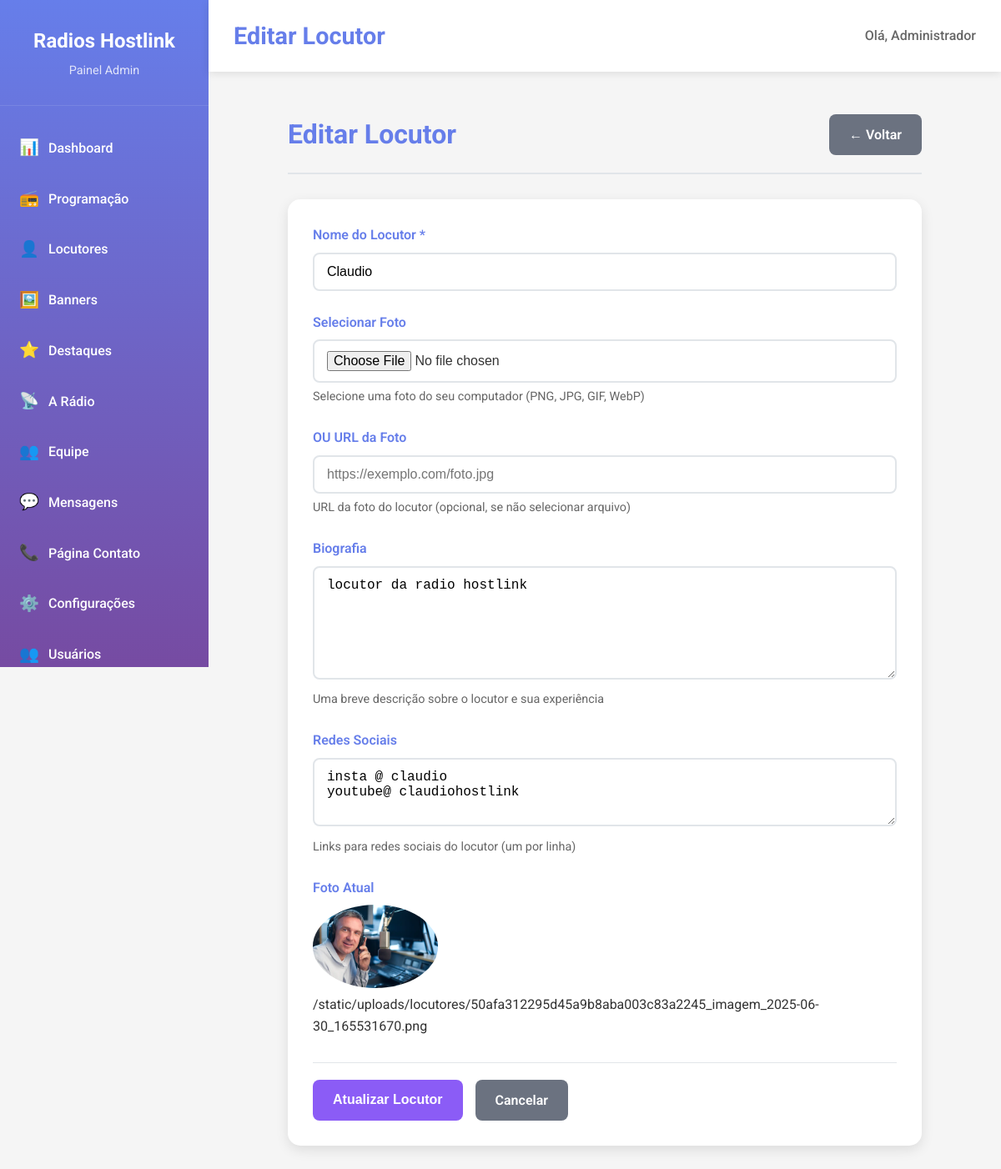
/admin/locutores/editar/1 (signed in), run on the app's committed database.
### app.py (models this page shows)
class Configuracao(db.Model):
    id = db.Column(db.Integer, primary_key=True)
    chave = db.Column(db.String(100), nullable=False)
    valor = db.Column(db.Text)
    criado_em = db.Column(db.DateTime, default=datetime.utcnow)

class Usuario(UserMixin, db.Model):
    id = db.Column(db.Integer, primary_key=True)
    nome = db.Column(db.String(100), nullable=False)
    email = db.Column(db.String(100), unique=True, nullable=False)
    senha = db.Column(db.String(255), nullable=False)
    nivel = db.Column(db.String(20), default='admin')
    criado_em = db.Column(db.DateTime, default=datetime.utcnow)

class Locutor(db.Model):
    id = db.Column(db.Integer, primary_key=True)
    nome = db.Column(db.String(100), nullable=False)
    foto = db.Column(db.String(255))
    bio = db.Column(db.Text)
    redes_sociais = db.Column(db.Text)
    criado_em = db.Column(db.DateTime, default=datetime.utcnow)

### app.py (the view, shortened to what this page needs)
@app.route('/admin/locutores/editar/<int:id>', methods=['GET', 'POST'])
@login_required
def admin_locutores_editar(id):
    config = get_site_config()
    locutor = Locutor.query.get_or_404(id)
    return render_template('admin/locutores_form.html', config=config, locutor=locutor)

### app.py (called while the page is built)
@login_manager.user_loader
def load_user(user_id):
    return Usuario.query.get(int(user_id))

### templates/admin/locutores_form.html (shortened to what this page needs)
{% extends "admin/base.html" %}
{% block page_title %}{% if locutor %}Editar Locutor{% else %}Adicionar Locutor{% endif %}{% endblock %}
{% block content %}
<div class="form-container">
    <div class="form-header">
        <h1>{% if locutor %}Editar Locutor{% else %}Adicionar Locutor{% endif %}</h1>
        <a href="{{ url_for('admin_locutores') }}" class="btn btn-secondary">
            ← Voltar
        </a>
    </div>
    <form method="POST" class="admin-form" enctype="multipart/form-data">
        <div class="form-group">
            <label for="nome">Nome do Locutor *</label>
            <input type="text" id="nome" name="nome" value="{{ locutor.nome if locutor else '' }}" required>
        </div>
        <div class="form-group">
            <label for="foto_arquivo">Selecionar Foto</label>
            <input type="file" id="foto_arquivo" name="foto_arquivo" accept="image/*">
            <small>Selecione uma foto do seu computador (PNG, JPG, GIF, WebP)</small>
        </div>
        <div class="form-group">
            <label for="foto_url">OU URL da Foto</label>
            <input type="text" id="foto_url" name="foto_url"
                   value="{{ locutor.foto if locutor and locutor.foto.startswith('http') else '' }}"
                   placeholder="https://exemplo.com/foto.jpg">
            <small>URL da foto do locutor (opcional, se não selecionar arquivo)</small>
        </div>
        <div class="form-group">
            <label for="bio">Biografia</label>
            <textarea id="bio" name="bio" rows="6" placeholder="Conte um pouco sobre o locutor...">{{ locutor.bio if locutor else '' }}</textarea>
            <small>Uma breve descrição sobre o locutor e sua experiência</small>
        </div>
        <div class="form-group">
            <label for="redes_sociais">Redes Sociais</label>
            <textarea id="redes_sociais" name="redes_sociais" rows="3" placeholder="Instagram: @locutor&#10;Facebook: facebook.com/locutor&#10;Twitter: @locutor">{{ locutor.redes_sociais if locutor else '' }}</textarea>
            <small>Links para redes sociais do locutor (um por linha)</small>
        </div>
        {% if locutor and locutor.foto %}
        <div class="form-group">
            <label>Foto Atual</label>
            <div class="foto-atual">
                <img src="{{ locutor.foto }}" alt="{{ locutor.nome }}" style="max-width: 150px; max-height: 150px; border-radius: 50%; object-fit: cover;">
                <p class="foto-info">{{ locutor.foto }}</p>
            </div>
        </div>
        {% endif %}
        <div class="form-actions">
            <button type="submit" class="btn btn-primary">
                {% if locutor %}Atualizar Locutor{% else %}Adicionar Locutor{% endif %}
            </button>
            <a href="{{ url_for('admin_locutores') }}" class="btn btn-secondary">Cancelar</a>
        </div>
    </form>
</div>
{% endblock %}

### templates/admin/base.html (shortened to what this page needs)
<!DOCTYPE html>
<html lang="pt-br">
<head>
    <link rel="stylesheet" href="{{ url_for('static', filename='css/admin.css') }}">
</head>
<body class="admin">
    <aside class="sidebar">
        <div class="sidebar-header">
            <h2>{{ config.nome_site }}</h2>
            <p>Painel Admin</p>
        </div>
        <nav class="sidebar-nav">
            <a href="{{ url_for('admin.dashboard') }}" class="nav-item">
                <span class="nav-icon">📊</span>
                <span class="nav-text">Dashboard</span>
            </a>
            <a href="{{ url_for('admin.programacao') }}" class="nav-item">
                <span class="nav-icon">📻</span>
                <span class="nav-text">Programação</span>
            </a>
            <a href="{{ url_for('admin.locutores') }}" class="nav-item">
                <span class="nav-icon">👤</span>
                <span class="nav-text">Locutores</span>
            </a>
            <a href="{{ url_for('admin.banners') }}" class="nav-item">
                <span class="nav-icon">🖼️</span>
                <span class="nav-text">Banners</span>
            </a>
            <a href="{{ url_for('admin.destaques') }}" class="nav-item">
                <span class="nav-icon">⭐</span>
                <span class="nav-text">Destaques</span>
            </a>
            <a href="{{ url_for('admin.a_radio') }}" class="nav-item">
                <span class="nav-icon">📡</span>
                <span class="nav-text">A Rádio</span>
            </a>
            <a href="{{ url_for('admin.equipe') }}" class="nav-item">
                <span class="nav-icon">👥</span>
                <span class="nav-text">Equipe</span>
            </a>
            <a href="{{ url_for('admin.mensagens') }}" class="nav-item">
                <span class="nav-icon">💬</span>
                <span class="nav-text">Mensagens</span>
            </a>
            <a href="{{ url_for('admin.contato') }}" class="nav-item">
                <span class="nav-icon">📞</span>
                <span class="nav-text">Página Contato</span>
            </a>
            <a href="{{ url_for('admin.configuracoes') }}" class="nav-item">
                <span class="nav-icon">⚙️</span>
                <span class="nav-text">Configurações</span>
            </a>
            <a href="{{ url_for('admin.usuarios') }}" class="nav-item">
                <span class="nav-icon">👥</span>
                <span class="nav-text">Usuários</span>
            </a>
        </nav>
    </aside>
    <main class="main-content">
        <header class="top-bar">
            <div class="top-bar-left">
                <h1>{% block page_title %}Dashboard{% endblock %}</h1>
            </div>
            <div class="top-bar-right">
                <div class="user-info">
                    <span>Olá, {{ current_user.nome }}</span>
                </div>
            </div>
        </header>
        <div class="page-content">
            {% block content %}{% endblock %}
        </div>
    </main>
</body>
</html>

### static/css/admin.css (style rules this page uses)
* { margin: 0; padding: 0; box-sizing: border-box; }
body { font-family: 'Roboto', sans-serif; background-color: #f5f5f5; color: #333; line-height: 1.6; }
.admin { display: flex; min-height: 100vh; }
.sidebar { width: 250px; background: linear-gradient(180deg, #667eea, #764ba2); color: white; display: flex; flex-direction: column; position: fixed; height: 100vh; overflow-y: auto; }
.sidebar-header { padding: 30px 20px; border-bottom: 1px solid rgba(255,255,255,0.1); text-align: center; }
.sidebar-header h2 { font-size: 1.5rem; margin-bottom: 5px; }
.sidebar-header p { opacity: 0.8; font-size: 0.9rem; }
.sidebar-nav { flex: 1; padding: 20px 0; }
.nav-item { display: flex; align-items: center; padding: 15px 20px; color: white; text-decoration: none; transition: background 0.3s ease; border-left: 3px solid transparent; }
.nav-icon { font-size: 1.2rem; margin-right: 15px; width: 20px; text-align: center; }
.nav-text { font-weight: 500; }
.main-content { flex: 1; margin-left: 250px; display: flex; flex-direction: column; }
.top-bar { background: white; padding: 20px 30px; box-shadow: 0 2px 10px rgba(0,0,0,0.1); display: flex; justify-content: space-between; align-items: center; position: sticky; top: 0; z-index: 100; }
.top-bar-left { display: flex; align-items: center; gap: 20px; }
.top-bar-left h1 { color: #667eea; font-size: 1.8rem; }
.user-info { color: #666; font-weight: 500; }
.page-content { flex: 1; padding: 30px; }
.form-container { max-width: 800px; margin: 0 auto; padding: 20px; }
.form-header { display: flex; justify-content: space-between; align-items: center; margin-bottom: 30px; padding-bottom: 20px; border-bottom: 2px solid #e1e5e9; }
.form-header h1 { color: #667eea; font-size: 2rem; }
.admin-form { background: white; padding: 30px; border-radius: 15px; box-shadow: 0 5px 15px rgba(0,0,0,0.1); }
.form-group { margin-bottom: 25px; }
.form-group label { display: block; margin-bottom: 8px; color: #667eea; font-weight: 600; font-size: 1rem; }
.form-group input, .form-group select, .form-group textarea { width: 100%; padding: 12px 15px; border: 2px solid #e1e5e9; border-radius: 8px; font-size: 1rem; transition: border-color 0.3s ease; background: white; }
.form-group small { display: block; margin-top: 5px; color: #666; font-size: 0.9rem; }
.form-actions { display: flex; gap: 15px; justify-content: flex-start; margin-top: 30px; padding-top: 20px; border-top: 1px solid #e1e5e9; }
.btn { display: inline-flex; align-items: center; gap: 8px; padding: 12px 24px; border: none; border-radius: 8px; font-size: 1rem; font-weight: 600; text-decoration: none; cursor: pointer; transition: all 0.3s ease; text-align: center; }
.btn-primary { background: #8b5cf6; color: white; }
.btn-secondary { background: #6b7280; color: white; }

### data on the page
Configuracao: nome_site "Radios Hostlink"
Usuario: nome "Administrador"
Locutor: nome "Claudio", bio "locutor da radio hostlink", redes_sociais "insta @ claudio youtube@ claudiohostlink", foto (picture), foto "/static/uploads/locutores/50afa312295d45a9b8aba003c83a2245_imagem_2025-06-30_165531670.png"
